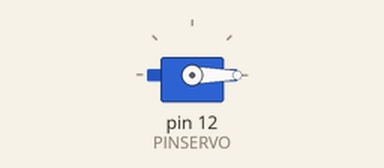
A sketch run on a simulated Arduino Uno, built with avr-gcc and run on an emulated ATmega328P. Parts: servo.

Above: at 0.05 s.
At 10.0 s:
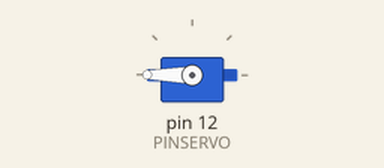
Timing chart, 0 to 13.0 s (numbered marks = the images above):
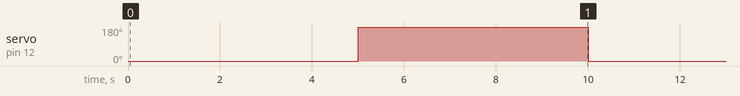

Measured:
- by itself, servo on pin 12 (PINSERVO): alternates 180° for 5.0 s and 0° for 5.0 s

The sketch:

servos1.ino
```cpp
#include <Servo.h>

Servo servol;

int PINSERVO = 12;
int PULSOMIN = 1000;
int PULSOMAX = 2000;

void setup () {
  servol.attach (PINSERVO, PULSOMIN, PULSOMAX);
}

void loop() {
  servol.write(0);
  delay(5000);
  servol.write(180);
  delay(5000);
}
```
